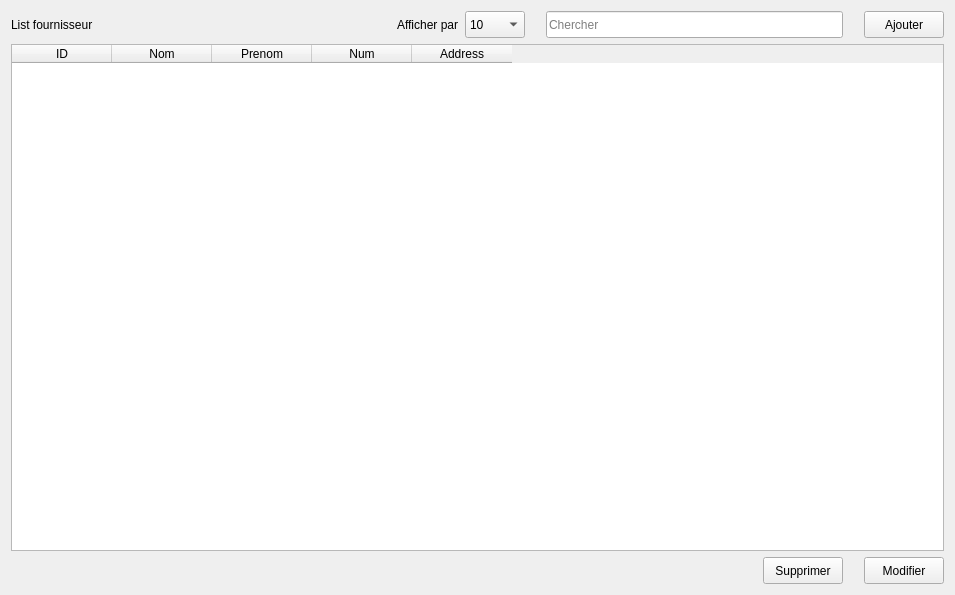
<?xml version="1.0" encoding="UTF-8"?>
<ui version="4.0">
 <class>listWidget</class>
 <widget class="QWidget" name="listWidget">
  <property name="geometry">
   <rect>
    <x>0</x>
    <y>0</y>
    <width>955</width>
    <height>595</height>
   </rect>
  </property>
  <property name="windowTitle">
   <string>Form</string>
  </property>
  <layout class="QGridLayout" name="gridLayout">
   <item row="0" column="0">
    <layout class="QHBoxLayout" name="horizontalLayout">
     <item>
      <widget class="QLabel" name="label">
       <property name="minimumSize">
        <size>
         <width>0</width>
         <height>27</height>
        </size>
       </property>
       <property name="text">
        <string>List fournisseur</string>
       </property>
      </widget>
     </item>
     <item>
      <spacer name="horizontalSpacer">
       <property name="orientation">
        <enum>Qt::Horizontal</enum>
       </property>
       <property name="sizeHint" stdset="0">
        <size>
         <width>40</width>
         <height>20</height>
        </size>
       </property>
      </spacer>
     </item>
     <item>
      <widget class="QLabel" name="label_2">
       <property name="minimumSize">
        <size>
         <width>0</width>
         <height>27</height>
        </size>
       </property>
       <property name="text">
        <string>Afficher par</string>
       </property>
      </widget>
     </item>
     <item>
      <widget class="QComboBox" name="pageSize_comboBox">
       <property name="minimumSize">
        <size>
         <width>60</width>
         <height>27</height>
        </size>
       </property>
       <property name="editable">
        <bool>false</bool>
       </property>
       <property name="currentText">
        <string>10</string>
       </property>
       <item>
        <property name="text">
         <string>10</string>
        </property>
       </item>
       <item>
        <property name="text">
         <string>25</string>
        </property>
       </item>
       <item>
        <property name="text">
         <string>50</string>
        </property>
       </item>
       <item>
        <property name="text">
         <string>All</string>
        </property>
       </item>
      </widget>
     </item>
     <item>
      <spacer name="horizontalSpacer_5">
       <property name="orientation">
        <enum>Qt::Horizontal</enum>
       </property>
       <property name="sizeType">
        <enum>QSizePolicy::Fixed</enum>
       </property>
       <property name="sizeHint" stdset="0">
        <size>
         <width>15</width>
         <height>20</height>
        </size>
       </property>
      </spacer>
     </item>
     <item>
      <widget class="QLineEdit" name="chercherFournisseur_lineEdit">
       <property name="minimumSize">
        <size>
         <width>0</width>
         <height>27</height>
        </size>
       </property>
       <property name="placeholderText">
        <string>Chercher</string>
       </property>
      </widget>
     </item>
     <item>
      <spacer name="horizontalSpacer_2">
       <property name="orientation">
        <enum>Qt::Horizontal</enum>
       </property>
       <property name="sizeType">
        <enum>QSizePolicy::Fixed</enum>
       </property>
       <property name="sizeHint" stdset="0">
        <size>
         <width>15</width>
         <height>20</height>
        </size>
       </property>
      </spacer>
     </item>
     <item>
      <widget class="QPushButton" name="ajouterFournisseur_pushButton">
       <property name="minimumSize">
        <size>
         <width>0</width>
         <height>27</height>
        </size>
       </property>
       <property name="text">
        <string>Ajouter</string>
       </property>
      </widget>
     </item>
    </layout>
   </item>
   <item row="1" column="0">
    <widget class="QTableWidget" name="fournisseurList_tableWidget">
     <property name="enabled">
      <bool>true</bool>
     </property>
     <property name="editTriggers">
      <set>QAbstractItemView::NoEditTriggers</set>
     </property>
     <property name="sortingEnabled">
      <bool>true</bool>
     </property>
     <column>
      <property name="text">
       <string>ID</string>
      </property>
     </column>
     <column>
      <property name="text">
       <string>Nom</string>
      </property>
     </column>
     <column>
      <property name="text">
       <string>Prenom</string>
      </property>
     </column>
     <column>
      <property name="text">
       <string>Num</string>
      </property>
     </column>
     <column>
      <property name="text">
       <string>Address</string>
      </property>
     </column>
    </widget>
   </item>
   <item row="2" column="0">
    <layout class="QHBoxLayout" name="horizontalLayout_2">
     <item>
      <spacer name="horizontalSpacer_3">
       <property name="orientation">
        <enum>Qt::Horizontal</enum>
       </property>
       <property name="sizeHint" stdset="0">
        <size>
         <width>40</width>
         <height>20</height>
        </size>
       </property>
      </spacer>
     </item>
     <item>
      <widget class="QPushButton" name="supprimerFournisseur_pushButton">
       <property name="minimumSize">
        <size>
         <width>0</width>
         <height>27</height>
        </size>
       </property>
       <property name="maximumSize">
        <size>
         <width>16777215</width>
         <height>27</height>
        </size>
       </property>
       <property name="text">
        <string>Supprimer</string>
       </property>
      </widget>
     </item>
     <item>
      <spacer name="horizontalSpacer_4">
       <property name="orientation">
        <enum>Qt::Horizontal</enum>
       </property>
       <property name="sizeType">
        <enum>QSizePolicy::Fixed</enum>
       </property>
       <property name="sizeHint" stdset="0">
        <size>
         <width>15</width>
         <height>20</height>
        </size>
       </property>
      </spacer>
     </item>
     <item>
      <widget class="QPushButton" name="modifierFournisseur_pushButton">
       <property name="minimumSize">
        <size>
         <width>0</width>
         <height>27</height>
        </size>
       </property>
       <property name="maximumSize">
        <size>
         <width>16777215</width>
         <height>27</height>
        </size>
       </property>
       <property name="text">
        <string>Modifier</string>
       </property>
      </widget>
     </item>
    </layout>
   </item>
  </layout>
 </widget>
 <resources/>
 <connections/>
</ui>
